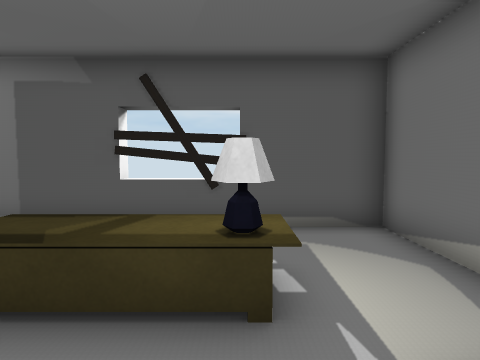
View 1 (above)

20 first-person views from a walk through a 3-D level made in the Unity game engine. The camera is 1.3 m above the floor, tilts 4° down and sees 75° across. Doors are open. The floor is counted in squares, 0.9 m on a side. Each view is taken from the middle of a square. On the plan, view 1 faces up. The plan holds only what a view shows up to about 15 squares ahead; the rest is blank. The place goes on beyond the plan. The player character is not drawn. Some surface patterns are stand-ins.

View 2
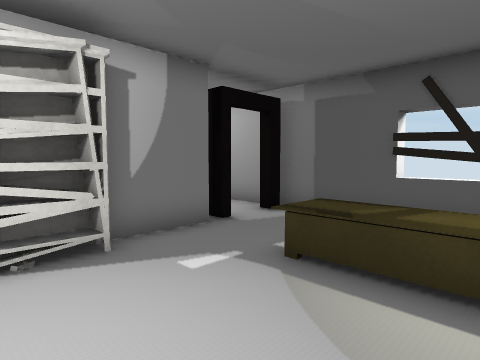

View 3
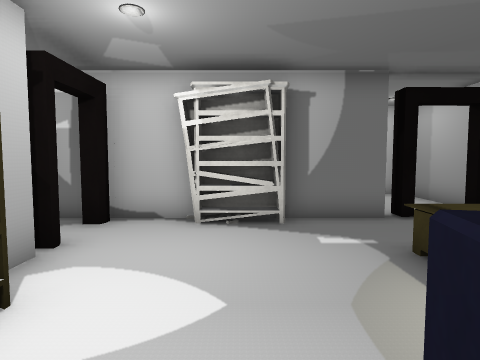

View 4
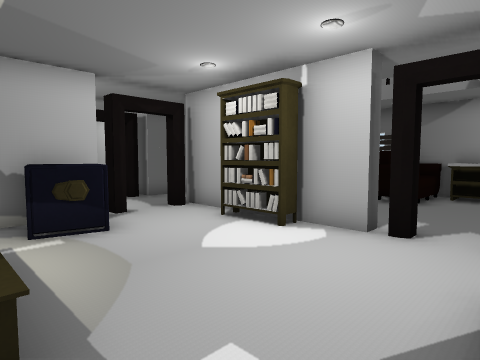

View 5
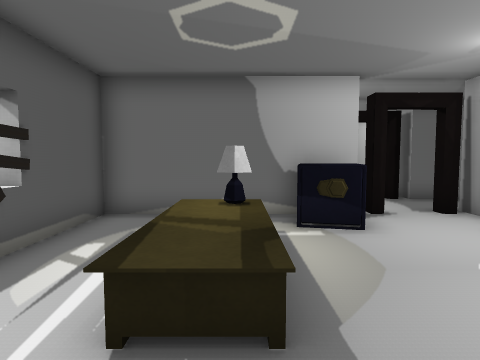

View 6
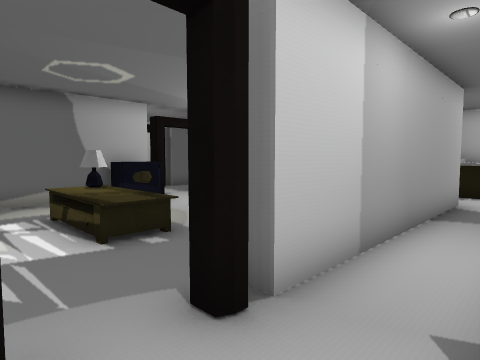

View 7
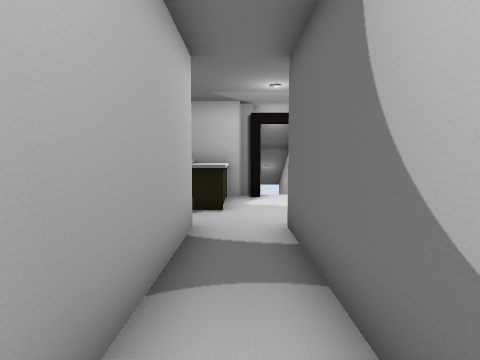

View 8
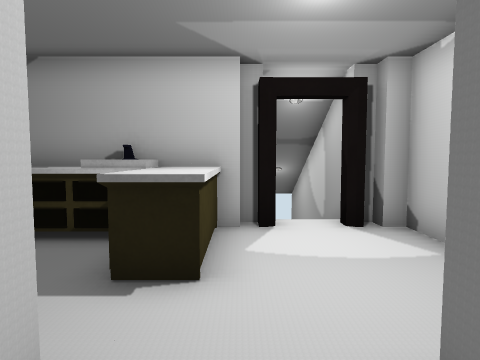

View 9
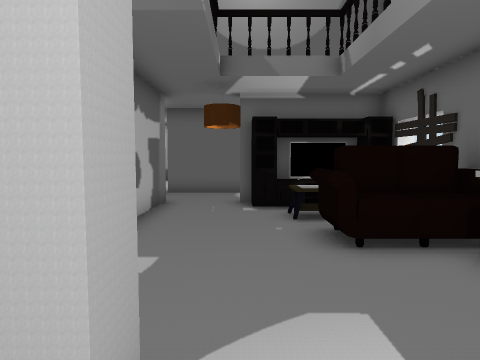

View 10
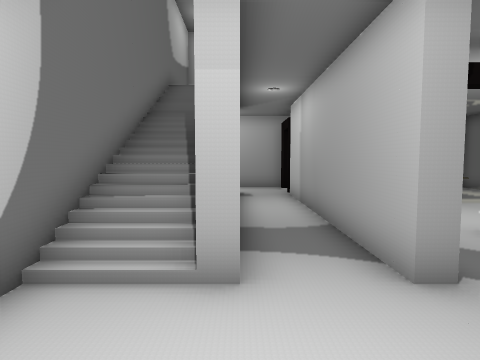

View 11
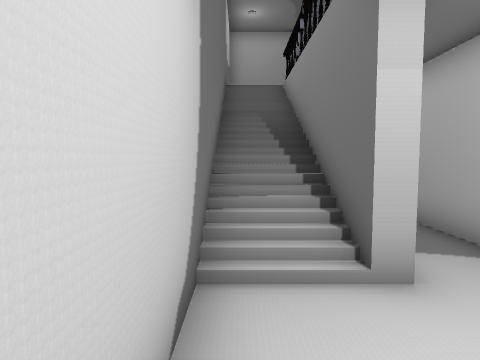

View 12
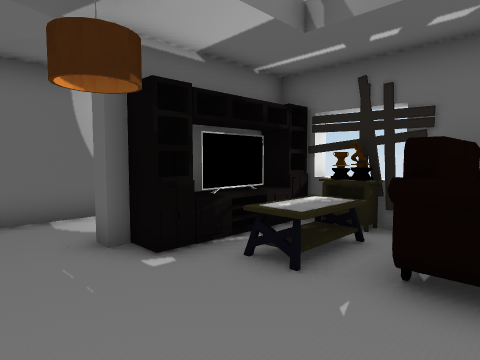

View 13
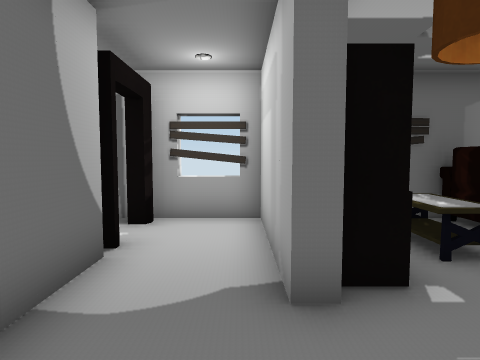

View 14
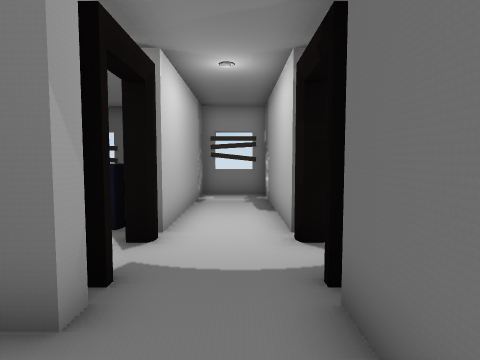

View 15
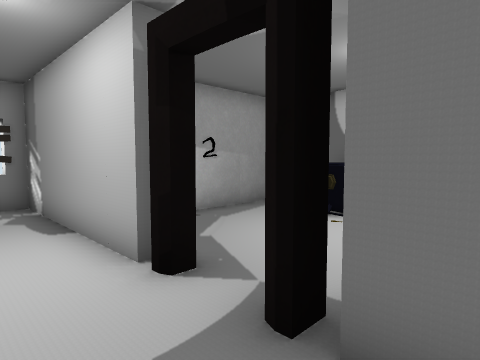

View 16
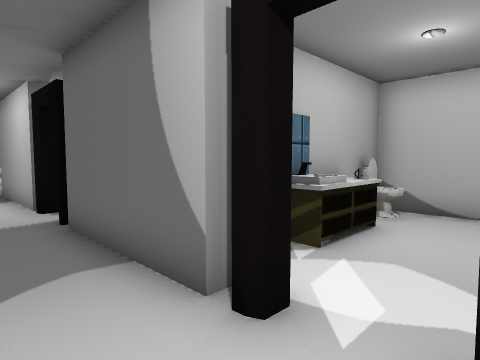

View 17
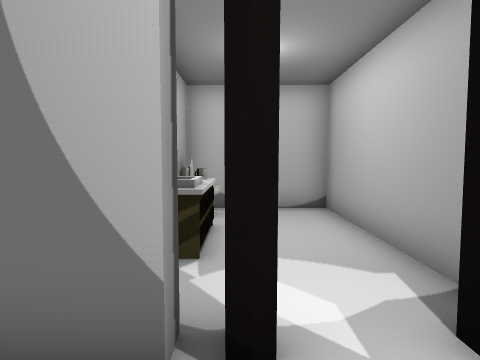

View 18
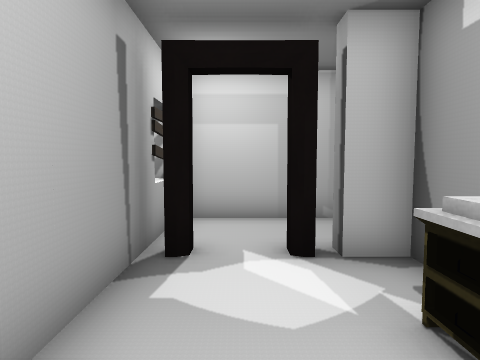

View 19
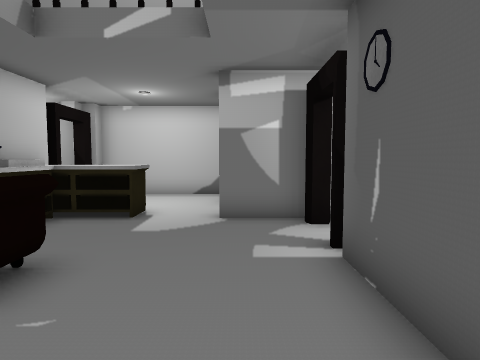

View 20
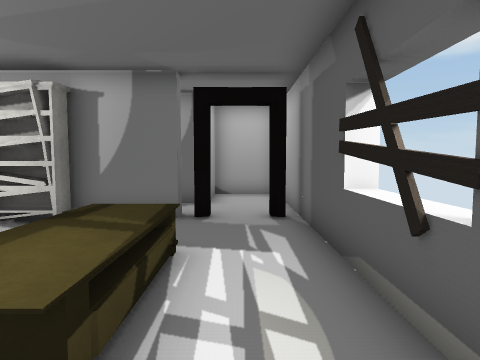

### Floor plan
Key: @ floor where view 1 was taken; # wall or solid block; . floor; / step, stairs or slope; D open door; ^ raised ledge; E desk; L lamp; S shelf; C cabinet; I sink; T table; U cup; A toilet; O other object.
Columns run from 11 left of view 1 to 13 right of it. Each row starts with its distance up from view 1.
  7 #########^######^#
  6 #....D........D..#
  5 #....D........D..#
  4 #///.D..EEEE..D..#
  3 #  /.#..EEEL..D..#
  2 #//O.#.......^#..#
  1 #//O.#O.....^^#..#
  0 #//#.#O....@..D..D
 -1 #//#.#O.......D..D
 -2 #//#.#....#S..D..D
 -3 #//#.#DDD##S##D..D
 -4 #//#.#...........#
 -5 #//#.#...........#
 -6 #................########
 -7 #............OO..#..IO.A#
 -8 #....C...OOTTOO..D......#
 -9 #....C...  TTO#..D......#
-10 #....CIICCOTUT#..D......#
-11 #DDDD#######^###^########

Where each view was taken, in squares from view 1:
view 1: 0 up, 0 right, facing up
view 2: 1 down, 0 right, facing up-left
view 3: 0 up, 2 right, facing left
view 4: 3 up, 5 left, facing down-right
view 5: 3 up, 5 left, facing right
view 6: 6 up, 8 left, facing down-right
view 7: 1 up, 7 left, facing down
view 8: 4 down, 7 left, facing down
view 9: 6 down, 7 left, facing right
view 10: 9 down, 8 left, facing up
view 11: 9 down, 10 left, facing up
view 12: 4 down, 2 left, facing down-right
view 13: 3 down, 4 right, facing down
view 14: 6 down, 5 right, facing up
view 15: 4 down, 4 right, facing up-right
view 16: 10 down, 4 right, facing up-right
view 17: 8 down, 4 right, facing right
view 18: 9 down, 11 right, facing left
view 19: 5 down, 2 right, facing left
view 20: 5 up, 2 right, facing left
